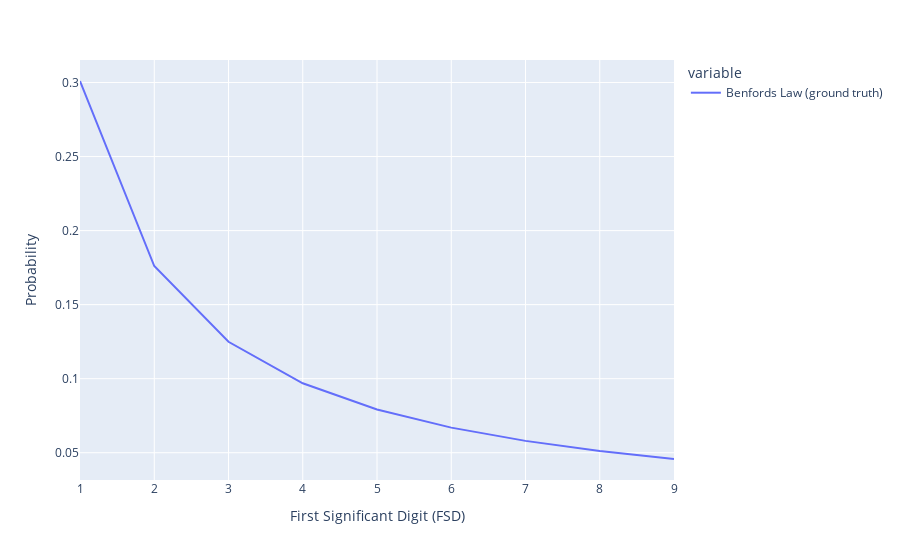

Notebook cell for this chart:
### Code cell
# plot data tp compare fsd vs benfords law
df = pd.DataFrame()
df["digit"] = [1,2,3,4,5,6,7,8,9]
df["MNIST FSD count"] = count
df["Benfords Law (ground truth)"] = bf_law

# df.plot(x="digit", y=["MNIST FSD count", "Benfords Law (ground truth)"],
#         labels={
#             "digit" : "First Significant Digit (FSD)",
#             "value" : "Probability"
#         })
df.plot(x="digit", y=["Benfords Law (ground truth)"],
        labels={
            "digit" : "First Significant Digit (FSD)",
            "value" : "Probability"
        })

### Figure 1 — Plotly figure (JSON) as saved in the notebook; plotly's stock layout.template omitted (floating-point values rounded to 4 significant figures)
{"data": [{"hovertemplate": "variable=Benfords Law (ground truth)<br>First Significant Digit (FSD)=%{x}<br>Probability=%{y}<extra></extra>", "legendgroup": "Benfords Law (ground truth)", "line": {"color": "#636efa", "dash": "solid"}, "marker": {"symbol": "circle"}, "mode": "lines", "name": "Benfords Law (ground truth)", "orientation": "v", "showlegend": true, "type": "scatter", "x": [1, 2, 3, 4, 5, 6, 7, 8, 9], "xaxis": "x", "y": [0.301, 0.1761, 0.1249, 0.09691, 0.07918, 0.06695, 0.05799, 0.05115, 0.04576], "yaxis": "y"}], "layout": {"legend": {"title": {"text": "variable"}, "tracegroupgap": 0}, "margin": {"t": 60}, "xaxis": {"anchor": "y", "domain": [0, 1], "title": {"text": "First Significant Digit (FSD)"}}, "yaxis": {"anchor": "x", "domain": [0, 1], "title": {"text": "Probability"}}}}
